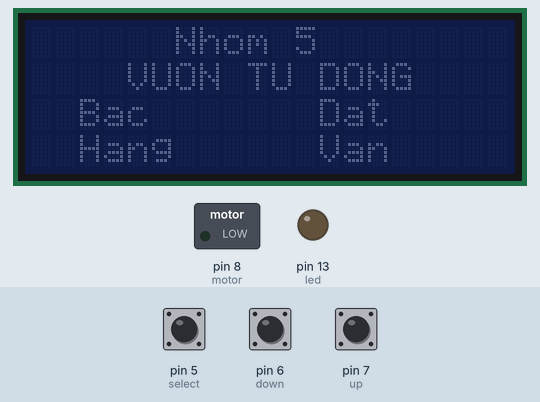
Bench run of a sketch on a simulated Arduino Uno, built with avr-gcc and run on an emulated ATmega328P. Parts: 20×4 character LCD, switched loads named in the sketch (green lamp = pin HIGH), output pins drawn as LEDs (lit = HIGH). Inputs (shaded band) come from the test bench; at power-on: pin 6 (down) HIGH, pin 5 (select) HIGH, pin 7 (up) HIGH.

Above: at 0.1 s.
At 6.3 s:
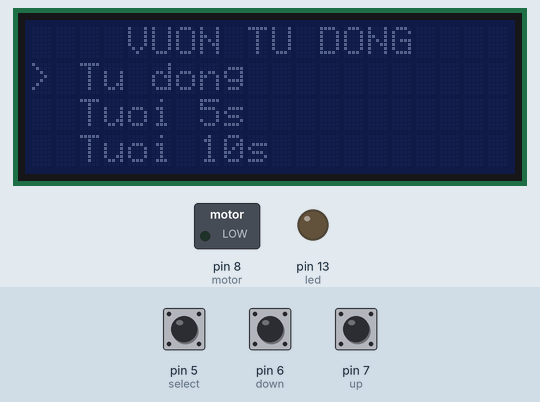
6.4 s: pin 6 (down) pulled LOW for 1 s
8.9 s: pin 5 (select) pulled LOW for 0.15 s
At 9.7 s:
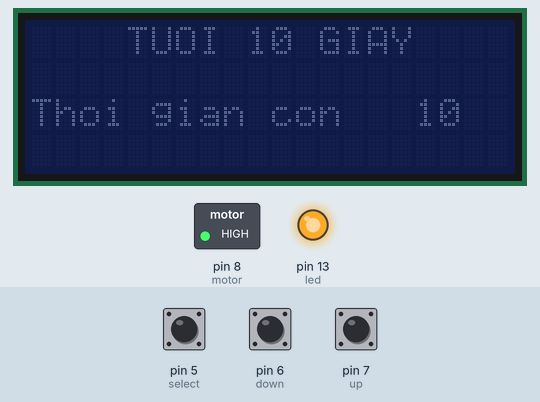
Timing chart, 0 to 19.5 s (numbered marks = the images above; inputs shaded):
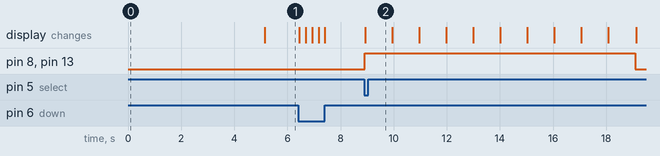

Measured:
- after the input at 8.9 s, pin 8 (motor), pin 13 (led): LOW → HIGH at once, → LOW 10.2 s later; the display: changes at once (image 2)

The sketch:

cam_bien_do_am_dat.ino
```cpp
#include <LiquidCrystal_I2C.h>
LiquidCrystal_I2C lcd(0x27, 20, 4);
#define sensor A1
#define led 13
#define motor 8
#define up 7
#define down 6
#define select 5
int menu = 0;
int upStatus;
int downStatus;
int selectStatus;
int selectValue;
//.................................................
void setup() {
  Serial.begin(9600);
  lcd.init();
  pinMode(sensor, INPUT);
  pinMode(led, OUTPUT);
  pinMode(motor, OUTPUT);
  pinMode(up, INPUT_PULLUP);
  pinMode(down, INPUT_PULLUP);
  pinMode(select, INPUT_PULLUP);
  gioithieu();
  delay(5000);
  lcd.clear();
  lcd.setCursor(4, 0);
  lcd.print("VUON TU DONG");
  updateMenu();
}
//.................................................
void loop() {
  if (digitalRead(up) == LOW) {
    lcd.clear();
    menu--;
    if (menu < 0) {
      menu = 2;
    }
    updateMenu();
    delay(200);
  }

  if (digitalRead(down) == LOW) {
    lcd.clear();
    menu++;
    if (menu > 2) {
      menu = 0;
    }
    updateMenu();
    delay(200);
  }

  if (digitalRead(select) == LOW) {
    lcd.clear();
    selectValue = 1;
    do {
      if (digitalRead(up) == LOW || digitalRead(down) == LOW) {
        digitalWrite(led, LOW);
        digitalWrite(motor, LOW);
        selectValue = 0;
        lcd.clear();
        updateMenu();
        break;
      }
      updateMenu2();
    } while (digitalRead(select) != LOW && selectValue == 1);
  }
}

void gioithieu() {
  lcd.setCursor(6, 0);
  lcd.print("Nhom 5");
  lcd.setCursor(4, 1);
  lcd.print("VUON TU DONG");
  lcd.setCursor(2, 2);
  lcd.print("Bac");
  lcd.setCursor(12, 2);
  lcd.print("Dat");
  lcd.setCursor(2, 3);
  lcd.print("Hang");
  lcd.setCursor(12, 3);
  lcd.print("Van");
}

void updateMenu() {
  switch (menu) {
    case 0:
      lcd.setCursor(4, 0);
      lcd.print("VUON TU DONG");
      lcd.setCursor(0, 1);
      lcd.print("> Tu dong");
      lcd.setCursor(0, 2);
      lcd.print("  Tuoi 5s");
      lcd.setCursor(0, 3);
      lcd.print("  Tuoi 10s");
      break;
    case 1:
      lcd.setCursor(4, 0);
      lcd.print("VUON TU DONG");
      lcd.setCursor(0, 1);
      lcd.print("  Tu dong");
      lcd.setCursor(0, 2);
      lcd.print("> Tuoi 5s");
      lcd.setCursor(0, 3);
      lcd.print("  Tuoi 10s");
      break;
    case 2:
      lcd.setCursor(4, 0);
      lcd.print("VUON TU DONG");
      lcd.setCursor(0, 1);
      lcd.print("  Tu dong");
      lcd.setCursor(0, 2);
      lcd.print("  Tuoi 5s");
      lcd.setCursor(0, 3);
      lcd.print("> Tuoi 10s");
      break;
    case 3:
      break;
  }
}

void updateMenu2() {
  switch (menu) {
    case 0:
      lcd.setCursor(4, 0);
      lcd.print("TUOI TU DONG");
      tudong();
      break;
    case 1:
      lcd.setCursor(4, 0);
      lcd.print("TUOI 5 GIAY");
      tuoi5giay();
      break;
    case 2:
      lcd.setCursor(4, 0);
      lcd.print("TUOI 10 GIAY");
      tuoi10giay();
      break;
  }
}

void tudong() {
  lcd.setCursor(4, 0);
  lcd.print("TUOI TU DONG");
  lcd.setCursor(4, 1);
  lcd.print("DO AM");
  int value = analogRead(sensor);
  value = 100 - map(value, 0, 1023, 0, 100);
  lcd.setCursor(11, 1);
  lcd.print(value);
  if (value < 100) {
    lcd.setCursor(13, 1);
    lcd.print(' ');
  } else if (value < 10) {
    lcd.setCursor(12, 1);
    lcd.print(' ');
  }
  if (value > 70) {
    Serial.println("Do am binh thuong");
    lcd.setCursor(0, 2);
    lcd.print("    Do am dat ok    ");
    lcd.setCursor(0, 3);
    lcd.print("                   ");
    digitalWrite(led, LOW);
    digitalWrite(motor, LOW);
  }
  else if(value < 50) {
    Serial.println("Dat kho thieu nuoc");
    lcd.setCursor(0, 2);
    lcd.print(" Dat kho thieu nuoc ");
    digitalWrite(led, HIGH);
    digitalWrite(motor, HIGH);
    lcd.setCursor(0, 3);
    lcd.print("   MOTOR dang chay  ");
  }
}
void tuoi10giay() {
  digitalWrite(led, HIGH);
  digitalWrite(motor, HIGH);
  for (int i = 10; i >= 0; i--) {
    if (i == 0) {
      digitalWrite(led, LOW);
      digitalWrite(motor, LOW);
      selectValue = 0;
      lcd.clear();
      updateMenu();
      return 0;
    }
    lcd.setCursor(0, 2);
    lcd.print("Thoi gian con ");
    lcd.setCursor(16, 2);
    lcd.print(i);
    if (i < 10) {
      lcd.setCursor(17, 2);
      lcd.print(' ');
    }
    delay(1000);
  }
}
void tuoi5giay() {
  digitalWrite(led, HIGH);
  digitalWrite(motor, HIGH);
  for (int i = 5; i >= 0; i--) {
    if (i == 0) {
      digitalWrite(led, LOW);
      digitalWrite(motor, LOW);
      selectValue = 0;
      lcd.clear();
      updateMenu();
      return 0;
    }
    lcd.setCursor(0, 2);
    lcd.print("Thoi gian con ");
    lcd.setCursor(16, 2);
    lcd.print(i);
    delay(1000);
  }
}
```
